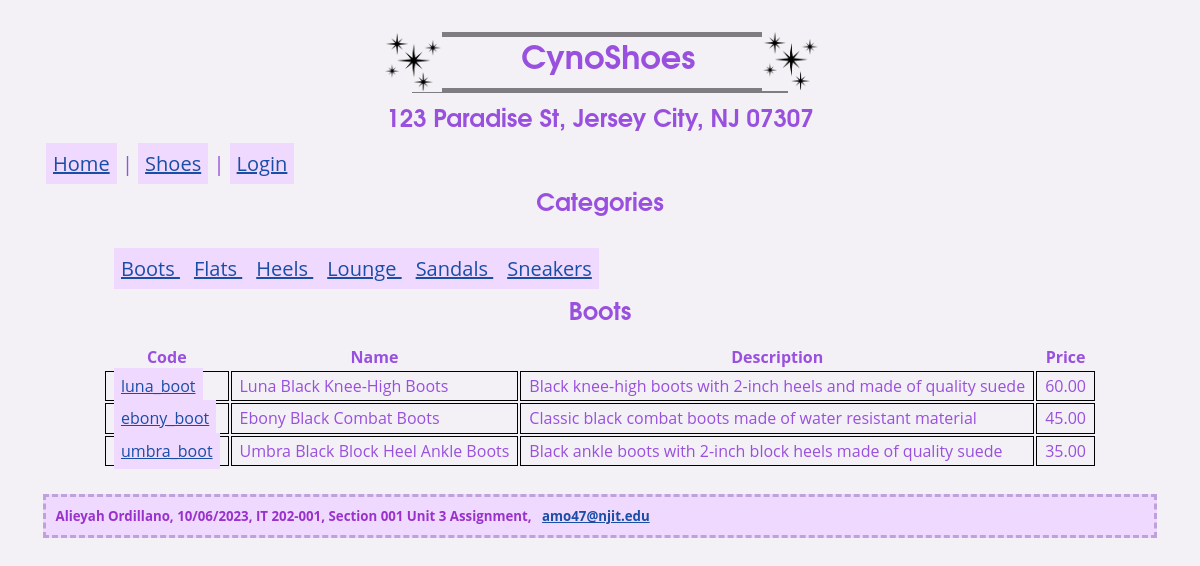
The page /section001assignment/shoes.php on the database its author committed.
### tables this page shows
CREATE TABLE IF NOT EXISTS `shoeCategories` (
`shoeCategoryID` int(11) NOT NULL,
  `shoeCategoryName` varchar(255) NOT NULL,
  `dateAdded` datetime NOT NULL
);

CREATE TABLE IF NOT EXISTS `shoes` (
`shoeID` int(11) NOT NULL,
  `shoeCategoryID` int(11) NOT NULL,
  `shoeCode` varchar(10) NOT NULL,
  `shoeName` varchar(255) NOT NULL,
  `description` text NOT NULL,
  `price` decimal(10,2) NOT NULL,
  `dateAdded` datetime NOT NULL
);

### section001assignment/shoes.php (the view, shortened to what this page needs)
<?php
    $db = getDB();
    $shoe_category_id = filter_input(INPUT_GET, 'shoe_category_id', FILTER_VALIDATE_INT);
    if($shoe_category_id == NULL || $shoe_category_id == FALSE) {
        $shoe_category_id = 1;
    }
    $queryShoeCategory = 'SELECT * FROM shoeCategories WHERE shoeCategoryID = :shoe_category_id';
    $statement1 = $db->prepare($queryShoeCategory);
    $statement1->bindValue(':shoe_category_id', $shoe_category_id);
    $statement1->execute();
    $shoe_category = $statement1->fetch();
    $shoe_category_name = $shoe_category['shoeCategoryName'];
    $queryAllShoeCategories = 'SELECT * FROM shoeCategories ORDER BY shoeCategoryID';
    $statement2 = $db->prepare($queryAllShoeCategories);
    $statement2->execute();
    $shoeCategories = $statement2->fetchAll();
    $queryShoeItems = 'SELECT * FROM shoes WHERE shoeCategoryID = :shoe_category_id ORDER BY shoeID';
    $statement3 = $db->prepare($queryShoeItems);
    $statement3->bindValue(':shoe_category_id', $shoe_category_id);
    $statement3->execute();
    $shoes = $statement3->fetchAll();
?>
<html>
    <head>
        <link rel="stylesheet" href="styles.css" />
    </head>
    <body>
        <?php
            include('header.php');
            include('menu.php');
        ?>
        <main>
            <aside>
                <h2>Categories</h2>
                <nav>
                    <ul>
                        <?php foreach ($shoeCategories as $shoeCategory) : ?>
                            <li>
                                <a href="shoes.php?shoe_category_id=<?php echo $shoeCategory['shoeCategoryID'] ?>">
                                    <?php echo $shoeCategory['shoeCategoryName'] ?>
                                </a>
                            </li>
                        <?php endforeach; ?>
                    </ul>
                </nav>
            </aside>
            <section>
                <h2><?php echo $shoe_category_name; ?></h2>
                <table>
                    <tr>
                        <th>Code</th>
                        <th>Name</th>
                        <th>Description</th>
                        <th>Price</th>
                    </tr>
                    <?php foreach ($shoes as $shoe) : ?>
                        <tr>
                            <td>
                                <a href="shoe_details.php?shoe_id=<?php echo $shoe['shoeID']; ?>">
                                    <?php echo $shoe['shoeCode']; ?>
                                </a>
                            </td>
                            <td><?php echo $shoe['shoeName']; ?></td>
                            <td><?php echo $shoe['description']; ?></td>
                            <td><?php echo $shoe['price']; ?></td>
                        </tr>
                    <?php endforeach; ?>
                </table>
            </section>
        </main>
        <?php include('footer.php'); ?>
    </body>
</html>

### section001assignment/header.php
<header>
    <img id="north_star_1" src='images/north_star.png' alt='CynoShoes North Star Logo' height='60'/>
    <h1 style="background-color = white;">CynoShoes</h1>
    <img id="north_star_2" src='images/north_star.png' alt='CynoShoes North Star Logo' height='60'/>
    <h2 style="background-color = white;">123 Paradise St, Jersey City, NJ 07307</h2>
</header>

### section001assignment/menu.php
<html>
    <head>
        <link rel="stylesheet" href="styles.css">
    <head>
    <body>
        <?php
            if (isset($_SESSION['is_valid_admin'])) {
                echo "<p>Welcome, " . $_SESSION['first_name'] . " " . $_SESSION['last_name'] . " (" .
                $_SESSION['email'] . ")!</p>";-0
        ?>
            <nav>
                <a href="home_page.php">Home</a> |
                <a href="shipping.php">Shipping</a> |
                <a href="shoes.php">Shoes</a> |
                <a href="create.php">Create</a> |
                <a href="logout.php">Logout</a>
            </nav>
        <?php } else {?>
            <nav>
                <a href="home_page.php">Home</a> |
                <a href="shoes.php">Shoes</a> |
                <a href="login.php">Login</a>
            </nav>
        <?php } ?>
    </body>
</html>

### section001assignment/footer.php
<footer>
    <h5>
        <p>Alieyah Ordillano, 10/06/2023, IT 202-001, Section 001 Unit 3 Assignment,
            <a href="emailto:amo47@njit.edu">amo47@njit.edu</a>
        </p>
    </h5>
</footer>

### section001assignment/styles.css (style rules this page uses)
* { color: #9950de; background-color: #F3F1F5; }
html { height: 90%; }
#north_star_1 { float: left; margin-left: 23em; }
#north_star_2 { float: right; margin: -4.9em 22.8em 0em 0em; }
h1 { font-family: Avantgarde, TeX Gyre Adventor, URW Gothic L, sans-serif; height: 35px; width: 350px; margin: auto; margin-bottom: 0.5em; margin-top: 0.5em; padding: 0.25em; text-align: center; border: solid thick #7F7C82; }
h2 { font-family: Avantgarde, TeX Gyre Adventor, URW Gothic L, sans-serif; height: 6%; width: 500px; margin: auto; text-align: center; }
h5 { font-family: Open Sans, sans-serif; margin: 2em; }
body { font-family: Open Sans, sans-serif; padding: 0.5em; border: 5px thick ; }
main { font-family: Open Sans, sans-serif; margin: 1em; padding: 0em 0.75em 0em 0.75em; }
p { font-family: Open Sans, sans-serif; padding: 0.75em; border: 3px dashed #BFA2DB; background-color: #F0D9FF; margin-bottom: 1em; color: darkorchid; }
footer { clear: both; }
nav { font-size: 20; margin-left: 1.5em; }
a[href] { background-color: #F0D9FF; color: #1a4da5; font-family: Open Sans, sans-serif; }
a:link { color: #1a4da5; }
nav ul li { display: inline; }
a { padding: 7px; }
table { margin: auto; }
td { border: 1px solid black; padding: .2em .5em .2em .5em; }

### rows shown on the page
shoecategories: shoeCategoryName "Boots"
shoecategories: shoeCategoryName "Flats"
shoecategories: shoeCategoryName "Heels"
shoecategories: shoeCategoryName "Lounge"
shoecategories: shoeCategoryName "Sandals"
shoecategories: shoeCategoryName "Sneakers"
shoes: shoeCode "luna_boot", shoeName "Luna Black Knee-High Boots", description "Black knee-high boots with 2-inch heels and made of quality suede", price "60.00"
shoes: shoeCode "ebony_boot", shoeName "Ebony Black Combat Boots", description "Classic black combat boots made of water resistant material", price "45.00"
shoes: shoeCode "umbra_boot", shoeName "Umbra Black Block Heel Ankle Boots", description "Black ankle boots with 2-inch block heels made of quality suede", price "35.00"
